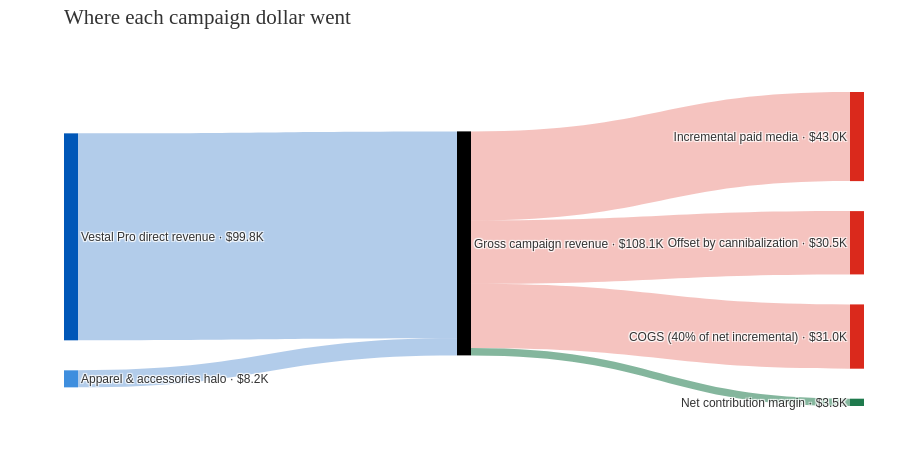

The notebook cell this image was saved under:
### Markdown cell above
The same result can be read as a flow: where each dollar of campaign-attributable revenue went. Direct Vestal Pro revenue and the adjacent-category halo pool into gross campaign revenue; from there, part is offset by sales shifted away from existing shoes, part covers cost of goods, part covers the incremental media, and the remainder is the net contribution margin. The cannibalization outflow is counted at full revenue, which is consistent with charging COGS on net incremental revenue only — the cost of goods on displaced units would have been incurred anyway.

### Code cell
gross_revenue = vestal_direct + halo_revenue
cogs_flow = (1 - MARGIN_RATE) * bottom_up

sankey_nodes = [
    f"Vestal Pro direct revenue \u00b7 ${vestal_direct/1e3:,.1f}K",
    f"Apparel & accessories halo \u00b7 ${halo_revenue/1e3:,.1f}K",
    f"Gross campaign revenue \u00b7 ${gross_revenue/1e3:,.1f}K",
    f"Offset by cannibalization \u00b7 ${franchise_shift/1e3:,.1f}K",
    f"COGS ({1 - MARGIN_RATE:.0%} of net incremental) \u00b7 ${cogs_flow/1e3:,.1f}K",
    f"Incremental paid media \u00b7 ${incremental_media/1e3:,.1f}K",
    f"Net contribution margin \u00b7 ${contribution/1e3:,.1f}K",
]
node_colors = [SALOMON_BLUE, BLUE_BRIGHT, "#000000",
               SALOMON_RED, SALOMON_RED, SALOMON_RED, SALOMON_GREEN]
BLUE_TINT = "rgba(0, 87, 184, 0.30)"
RED_TINT = "rgba(218, 41, 28, 0.28)"
GREEN_TINT = "rgba(31, 122, 77, 0.55)"

fig = go.Figure(go.Sankey(
    arrangement="snap",
    node=dict(
        label=sankey_nodes, color=node_colors,
        pad=30, thickness=14, line=dict(width=0),
        hovertemplate="%{label}<extra></extra>",
    ),
    link=dict(
        source=[0, 1, 2, 2, 2, 2],
        target=[2, 2, 3, 4, 5, 6],
        value=[vestal_direct, halo_revenue,
               franchise_shift, cogs_flow, incremental_media, contribution],
        color=[BLUE_TINT, BLUE_TINT, RED_TINT, RED_TINT, RED_TINT, GREEN_TINT],
        hovertemplate="%{source.label} \u2192 %{target.label}<br>$%{value:,.0f}<extra></extra>",
    ),
))
show_campaign_chart(
    fig,
    "Where each campaign dollar went",
    height=440,
    export_name="07_net_campaign_impact_sankey.png",
)

print(f"Gross campaign-attributable revenue: ${gross_revenue/1e3:,.1f}K")
print(f"Outflows \u2014 cannibalization ${franchise_shift/1e3:,.1f}K, COGS ${cogs_flow/1e3:,.1f}K, "
      f"media ${incremental_media/1e3:,.1f}K \u2014 leave ${contribution/1e3:,.1f}K of contribution margin")

### Figure 1 — Plotly figure (JSON) as saved in the notebook; plotly's stock layout.template omitted (floating-point values rounded to 4 significant figures)
{"data": [{"arrangement": "snap", "link": {"color": ["rgba(0, 87, 184, 0.30)", "rgba(0, 87, 184, 0.30)", "rgba(218, 41, 28, 0.28)", "rgba(218, 41, 28, 0.28)", "rgba(218, 41, 28, 0.28)", "rgba(31, 122, 77, 0.55)"], "hovertemplate": "%{source.label} → %{target.label}<br>$%{value:,.0f}<extra></extra>", "source": [0, 1, 2, 2, 2, 2], "target": [2, 2, 3, 4, 5, 6], "value": [99840.0, 8212.0, 30530.0, 31010.0, 42990.0, 3525.0]}, "node": {"color": ["#0057B8", "#3E8EDE", "#000000", "#DA291C", "#DA291C", "#DA291C", "#1F7A4D"], "hovertemplate": "%{label}<extra></extra>", "label": ["Vestal Pro direct revenue · $99.8K", "Apparel & accessories halo · $8.2K", "Gross campaign revenue · $108.1K", "Offset by cannibalization · $30.5K", "COGS (40% of net incremental) · $31.0K", "Incremental paid media · $43.0K", "Net contribution margin · $3.5K"], "line": {"width": 0}, "pad": 30, "thickness": 14}, "type": "sankey"}], "layout": {"bargap": 0.36, "height": 464, "hovermode": "closest", "margin": {"b": 58, "l": 64, "r": 36, "t": 92}, "title": {"automargin": true, "font": {"color": "#333333", "family": "Georgia, Times New Roman, serif", "size": 21}, "pad": {"b": 12}, "subtitle": {"font": {"color": "#757575", "family": "Arial, Helvetica, sans-serif", "size": 12}, "text": ""}, "text": "Where each campaign dollar went", "x": 0, "xanchor": "left", "xref": "paper", "y": 0.98, "yanchor": "top", "yref": "container"}, "xaxis": {"gridcolor": "#D9D9D9", "linecolor": "#D9D9D9", "showline": true, "tickcolor": "#D9D9D9", "ticks": "outside"}, "yaxis": {"gridcolor": "#D9D9D9", "linecolor": "#D9D9D9", "showline": true, "tickcolor": "#D9D9D9", "ticks": "outside"}}}
